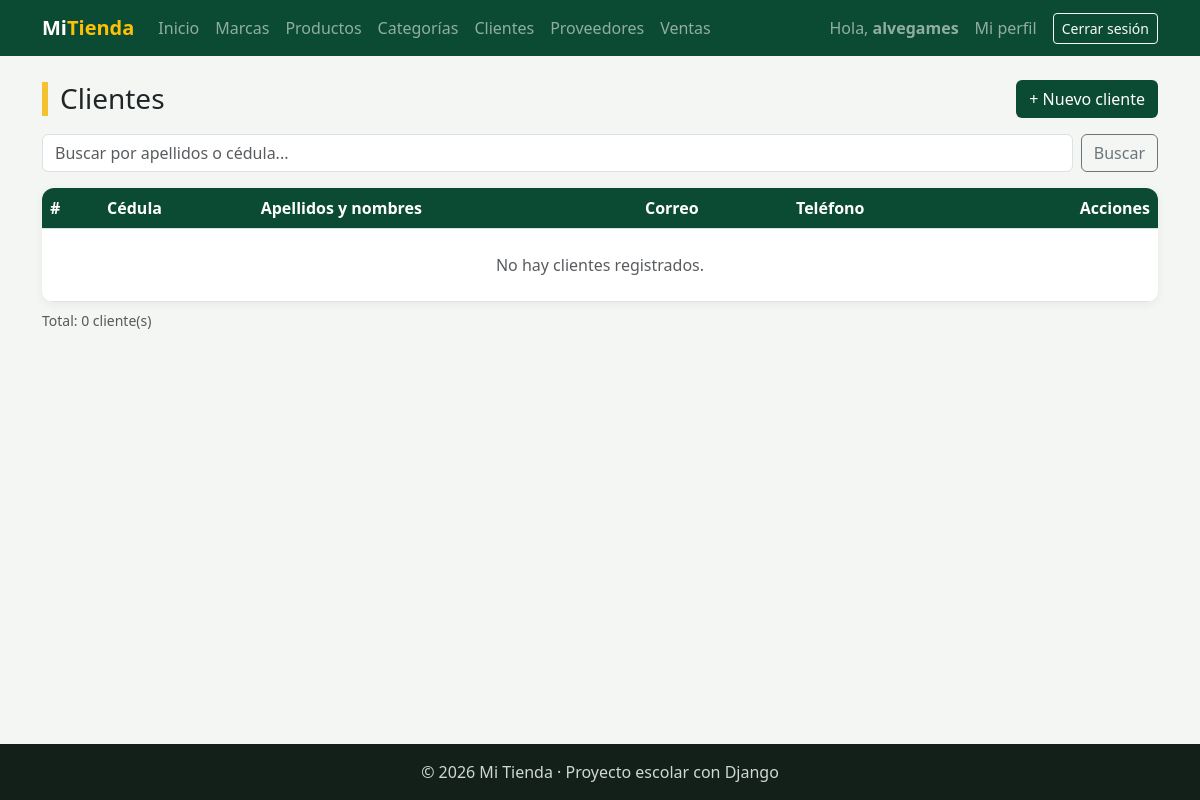
The page /facturacion/clientes/ (signed in) on the database as committed earlier.
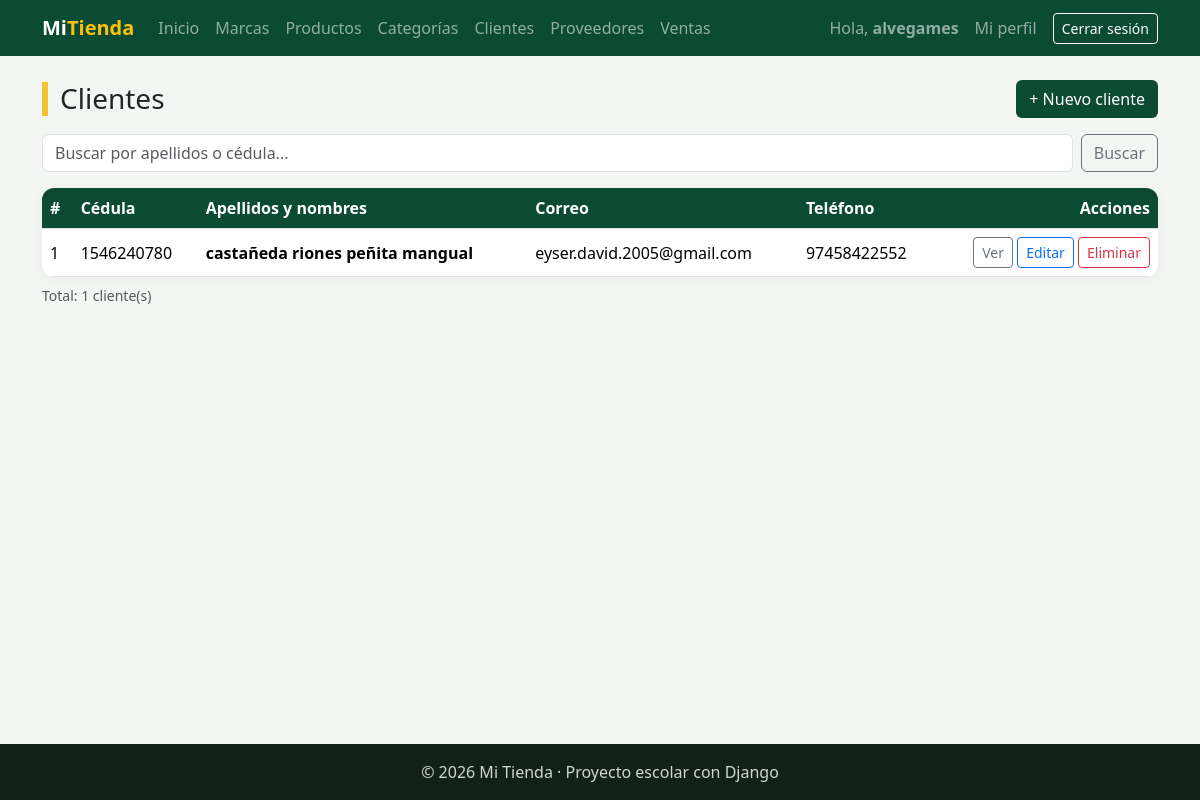
The same page on the database as committed later.
### facturacion/models.py (models this page shows, shortened)
class ModeloBase(models.Model):
    user = models.ForeignKey(                    # 1:N con User: un usuario registra muchos registros
        User,
        on_delete=models.SET_NULL,               # Si borran al usuario, el registro se queda con user vacío
        null=True,                               # SET_NULL necesita que la columna acepte NULL
        blank=True,
        editable=False,                          # No aparece en formularios: lo llena la VISTA, no la persona
        related_name="%(class)s_registrados",    # %(class)s = nombre del modelo → user.producto_registrados
        verbose_name="Registrado por",
    )
    fecha_creacion = models.DateTimeField("Fecha de creación", auto_now_add=True)   # Se llena sola al CREAR
    fecha_modificacion = models.DateTimeField("Última modificación", auto_now=True) # Se actualiza sola en CADA save()
    class Meta:
        abstract = True                          # ← LA CLAVE: modelo "molde", sin tabla propia

class Cliente(ModeloBase):
    cedula = models.CharField("Cédula", max_length=10, unique=True)
    nombres = models.CharField(max_length=80)
    apellidos = models.CharField(max_length=80)
    email = models.EmailField("Correo", blank=True)
    telefono = models.CharField("Teléfono", max_length=15, blank=True)
    direccion = models.CharField("Dirección", max_length=200, blank=True)
    class Meta:
        verbose_name = "Cliente"
        verbose_name_plural = "Clientes"
        ordering = ["apellidos", "nombres"]

### facturacion/views.py (the view)
# urls.py: path("clientes/", views.ClienteListView.as_view(), name="cliente_lista"),
class ClienteListView(LoginRequiredMixin, ListView):      # LISTAR · paginado y con buscador
    model = Cliente
    template_name = "facturacion/cliente_lista.html"
    context_object_name = "clientes"
    paginate_by = 5                                        # 5 por página → envía page_obj al HTML
    extra_context = {"titulo": "Clientes"}
    def get_queryset(self):
        clientes = super().get_queryset()                  # ordenados por apellidos y nombres (Meta)
        q = self.request.GET.get("q", "")
        if q:
            clientes = clientes.filter(Q(apellidos__icontains=q) | Q(cedula__icontains=q))
        return clientes
    def get_context_data(self, **kwargs):
        contexto = super().get_context_data(**kwargs)
        contexto["q"] = self.request.GET.get("q", "")      # para el buscador y los enlaces de página
        return contexto

### facturacion/templates/facturacion/cliente_lista.html (shortened to what this page needs)
{% extends "base.html" %}
{% block contenido %}
<div class="d-flex justify-content-between align-items-center flex-wrap gap-2 mb-3">
    <h1 class="h3 titulo-pagina m-0">{{ titulo }}</h1>
    <a href="{% url 'facturacion:cliente_crear' %}" class="btn btn-verde">+ Nuevo cliente</a>
</div>
<form method="get" class="d-flex gap-2 mb-3">
    <input type="text" name="q" value="{{ q }}" class="form-control" placeholder="Buscar por apellidos o cédula...">
    <button type="submit" class="btn btn-outline-secondary">Buscar</button>
</form>
<div class="tarjeta p-0 table-responsive">
    <table class="table table-hover align-middle m-0">
        <thead>
            <tr><th>#</th><th>Cédula</th><th>Apellidos y nombres</th><th>Correo</th><th>Teléfono</th><th class="text-end">Acciones</th></tr>
        </thead>
        <tbody>
            {% for cliente in clientes %}
            <tr>
                <td>{{ page_obj.start_index|add:forloop.counter0 }}</td>
                <td>{{ cliente.cedula }}</td>
                <td class="fw-semibold">{{ cliente.apellidos }} {{ cliente.nombres }}</td>
                <td>{{ cliente.email|default:"—" }}</td>
                <td>{{ cliente.telefono|default:"—" }}</td>
                <td class="text-end text-nowrap">
                    <a href="{% url 'facturacion:cliente_detalle' cliente.pk %}" class="btn btn-sm btn-outline-secondary">Ver</a>
                    <a href="{% url 'facturacion:cliente_editar' cliente.pk %}" class="btn btn-sm btn-outline-primary">Editar</a>
                    <a href="{% url 'facturacion:cliente_eliminar' cliente.pk %}" class="btn btn-sm btn-outline-danger">Eliminar</a>
                </td>
            </tr>
            {% empty %}
            <tr><td colspan="6" class="text-center text-muted py-4">No hay clientes registrados.</td></tr>
            {% endfor %}
        </tbody>
    </table>
</div>
<p class="text-muted small mt-2">Total: {{ page_obj.paginator.count }} cliente(s)</p>
{% endblock %}

Rows that differ between the two databases and show on the page:
added Cliente: start_index|add "1", cedula "1546240780", apellidos "castañeda riones", nombres "peñita mangual", email "eyser.david.2005@gmail.com", telefono "97458422552"
Other text that changed with them:
{{ page_obj.paginator.count }}: "0" → "1"
text no longer shown: "No hay clientes registrados."
